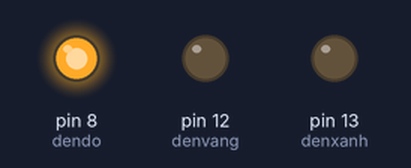
This sketch was run on a simulated Arduino Uno, built with avr-gcc and run on an emulated ATmega328P. Parts: output pins drawn as LEDs (lit = HIGH).

Above: at 2.5 s.
At 12.5 s:
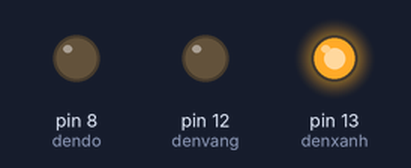
At 22.5 s:
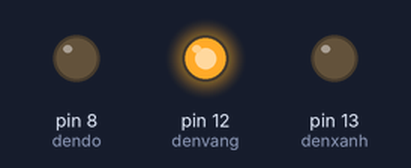
At 27.5 s:
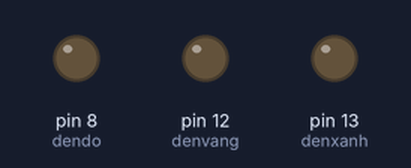
Timing chart, 0 to 39.0 s (numbered marks = the images above):
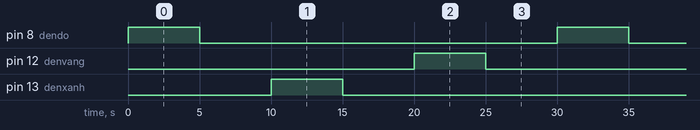

Measured:
- by itself, pin 8 (dendo), pin 12 (denvang), pin 13 (denxanh): alternates HIGH for 5.0 s and LOW for 25.0 s
- by itself, everything shown: repeats every 30.0 s, in 6 steps

The sketch:

dengiaothong.ino
```cpp
const int dendo = 8;
const int denvang = 12;
const int denxanh = 13;
void setup() {
  // put your setup code here, to run once:
  pinMode(dendo, OUTPUT);
  pinMode(denvang, OUTPUT);
  pinMode(denxanh, OUTPUT);
}

void loop() {
  // put your main code here, to run repeatedly:
  digitalWrite(dendo, HIGH);   // turn the dendo on (HIGH is the voltage level)
  delay(5000);                       // wait for a second
  digitalWrite(dendo, LOW);    // turn the dendo off by making the voltage LOW
  delay(5000);
  digitalWrite(denxanh, HIGH);
  delay(5000);
  digitalWrite(denxanh, LOW);
  delay(5000);
  digitalWrite(denvang, HIGH);
  delay(5000);
  digitalWrite(denvang, LOW);
  delay(5000);
}
```
